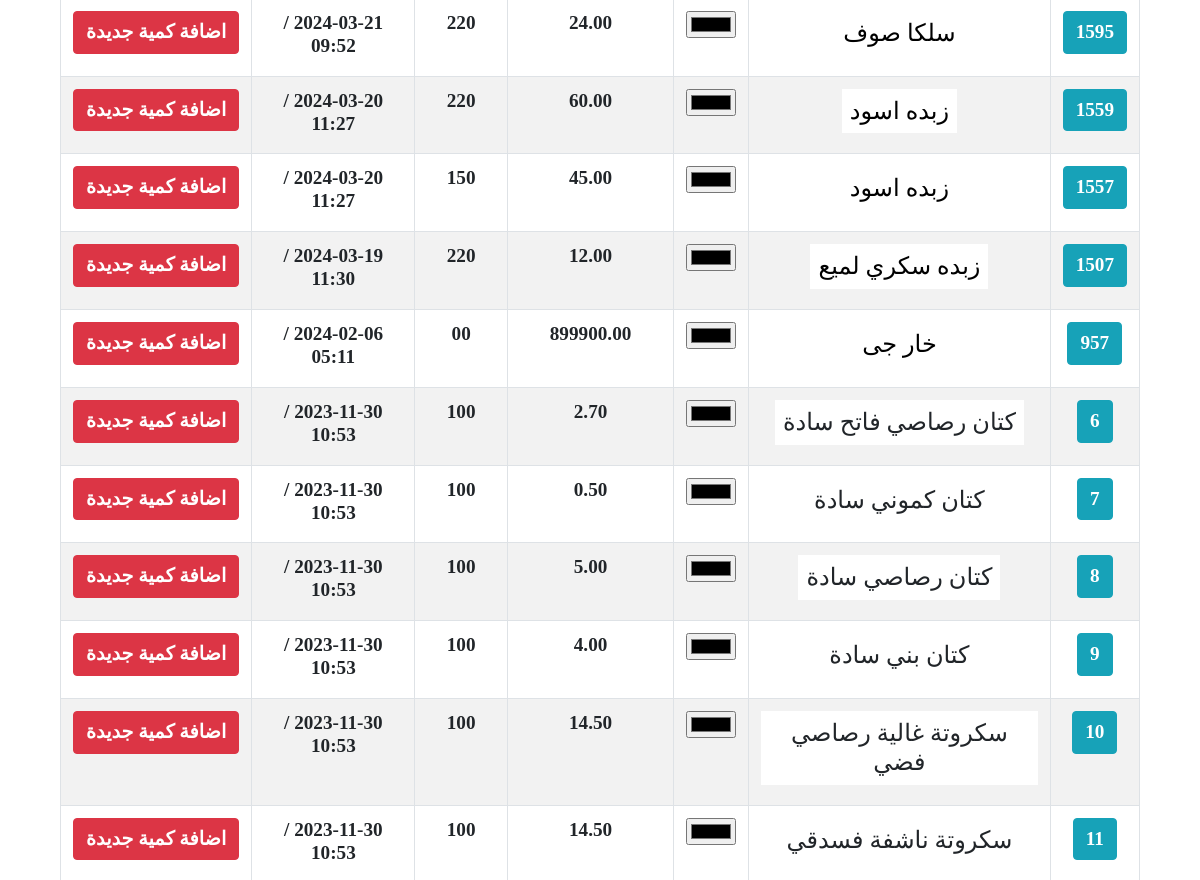
The page /storge/ (middle part) on the database as committed earlier.
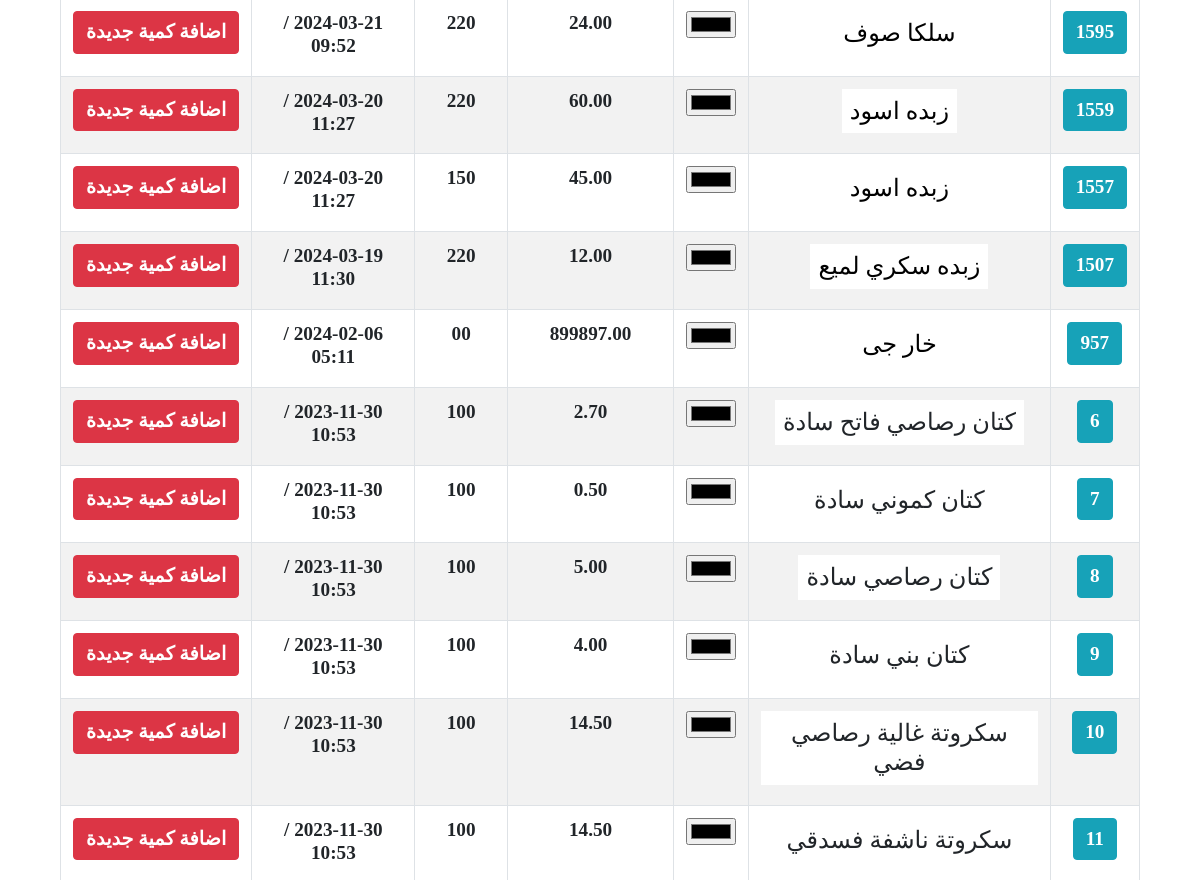
The same page on the database as committed later.
### storge/models.py (models this page shows, shortened)
class Cloth(TimeStampMixin, models.Model):
    name       = models.CharField(max_length=50, null=True, blank=True, verbose_name="اسم القماش")
    amount     = models.DecimalField(max_digits=9,decimal_places=2, null=True, blank=True, verbose_name="الكمية")
    price      = models.CharField(max_length=5, null=True, blank=True, verbose_name="سعر المتر")
    classs     = models.ForeignKey('Classs', on_delete=models.CASCADE, null=True, blank=True, verbose_name="التصنيف")
    typee      = models.CharField(max_length=50, null=True, blank=True, db_index=True,verbose_name="النوع")
    color      = ColorField(verbose_name="لون القماش", null=True, blank=True)
    history    = HistoricalRecords()

### client/models.py (models this page shows)
class TimeStampMixin(models.Model):
    created_at      = models.DateTimeField(auto_now_add=True,null=True)
    updated_at      = models.DateTimeField(auto_now=True,null=True)
    is_deleted      = models.BooleanField(default=False)

### storge/views.py (the view)
# urls.py: path('', clothListView.as_view(), name="list"),
class clothListView(ListView):
    model = Cloth
    template_name = 'storge/cloth_list.html'
    context_object_name = 'cloths'
    def get_queryset(self):
        queryset = super().get_queryset()
        search_query = self.request.GET.get('q')
        if search_query:
            queryset = queryset.filter(
                Q(name__icontains=search_query)
            )
        queryset = queryset.order_by('-created_at')
        return queryset

### storge/templates/storge/cloth_list.html (shortened to what this page needs)
{% extends "homee/index.html" %}
{% block content %}
<div class="container-fluid">
    <div class="row">
        <div class="col-12 mb-5" style="padding-top:6rem">
            <table class="table text-center table-striped table-hover table-bordered w-100 h3" id="" style="">
                <tbody>
                    {% for cloth in cloths %}
                        <tr class="p-4">
                            <td>
                                <a class="btn btn-info text-white"href="#">{{ cloth.id }}</a>
                            </td>
                            <td style="color: {{ cloth.color }}"><p class="d-inline-block bg-white h4 p-2">{{ cloth.name }}</p></td>
                            <td><input type="color" value="{{ cloth.color }}"></td>
                            <td>{{ cloth.amount }}</td>
                            <td>{{ cloth.price }}</td>
                            <td>{{ cloth.created_at|date:"Y-m-d / h:i" }}</td>
                            <td><a class="btn btn-danger" href="{% url "cloth:edit" cloth.id %}">اضافة كمية جديدة</a></td>
                        </tr>
                    {% empty %}
                        <li>No client found.</li>
                    {% endfor %}
                </tbody>
            </table>
        </div>
    </div>
</div>
{% endblock %}

Rows that differ between the two databases and show on the page:
changed Cloth "خار جى": amount "899900.00" → "899897.00"
